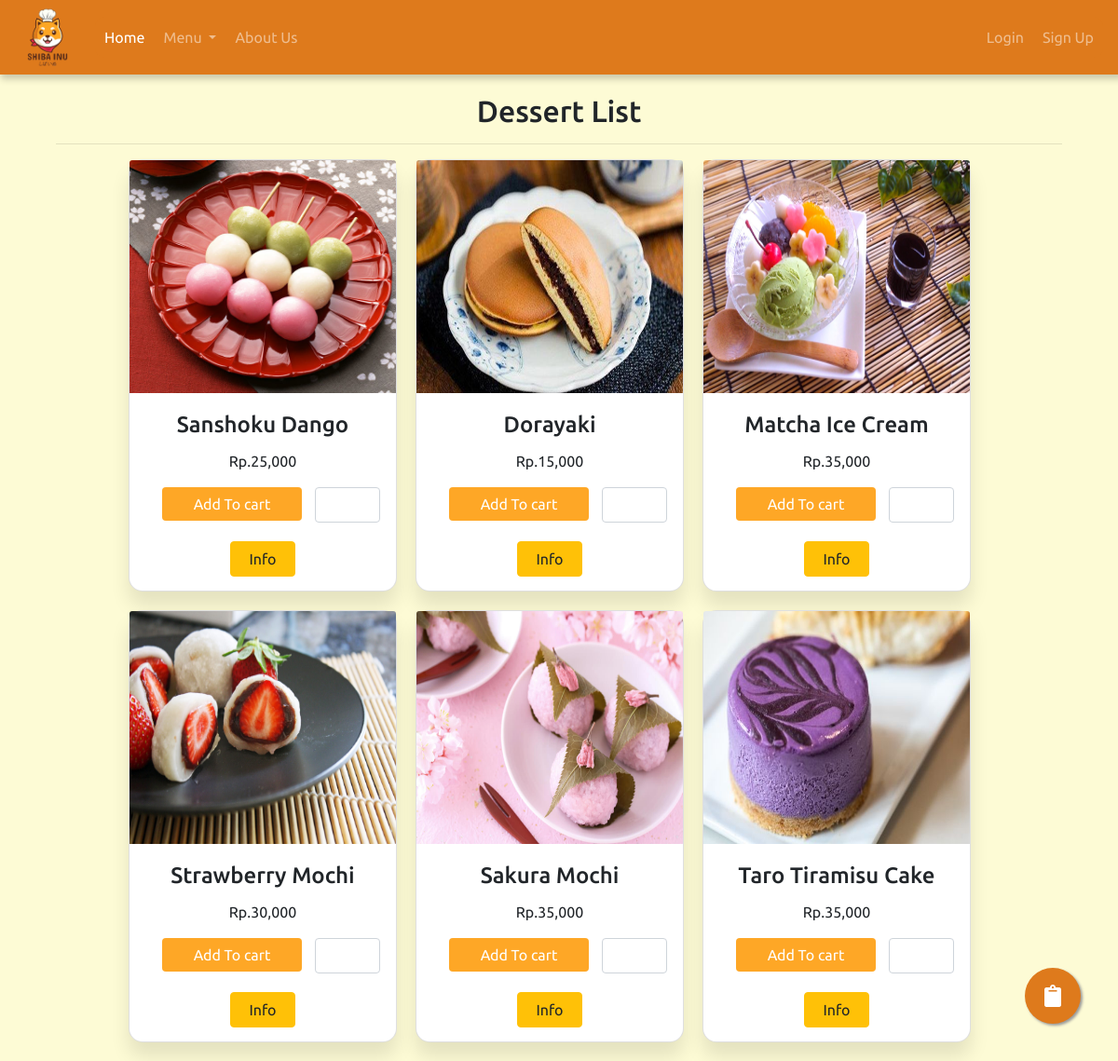
Page /Menu/Dessert.php on the committed database.
### tables this page shows
CREATE TABLE `menu` (
  `id_menu` int(10) NOT NULL,
  `id_kategori` int(11) NOT NULL,
  `nama_menu` varchar(50) NOT NULL,
  `harga_menu` int(11) NOT NULL,
  `deskripsi` varchar(100) NOT NULL,
  `image` varchar(65) NOT NULL
);

### Menu/Dessert.php (the view, shortened to what this page needs)
<?php
require 'function.php';
$result = mysqli_query($koneksi, "SELECT * FROM menu JOIN kategori USING(id_kategori) WHERE nama_kategori ='dessert'");
?>
<!Doctype html>
<html>
    <head>
        <link rel="stylesheet" href="https://stackpath.bootstrapcdn.com/bootstrap/4.3.1/css/bootstrap.min.css">
        <link rel="stylesheet" href="https://use.fontawesome.com/releases/v5.7.0/css/all.css">
        <link href="https://unpkg.com/aos@2.3.1/dist/aos.css" rel="stylesheet">
    </head>
    <body>
        <nav class="navbar navbar-expand-lg nav-color navbar-dark fixed-top">
            <a class="navbar-brand" href="#">
                <img src="../images/pemweb_logo.png" width="70" height="70" alt="">
            </a>
            <div class="collapse navbar-collapse navbar-dark" style="width: 40%; background-color: #de7a1c; border-radius: 10px;" id="navbarSupportedContent">
                <ul class="navbar-nav mr-auto">
                    <li class="nav-item active">
                        <a class="nav-link" style="padding: 10px;" href="../index.php">Home</a>
                    </li>
                    <li class="nav-item dropdown">
                        <a class="nav-link dropdown-toggle" style="padding: 10px;" href="#" id="navbarDropdownMenuLink" data-toggle="dropdown" aria-haspopup="true" aria-expanded="false">
                        Menu
                        </a>
                    </li>
                    <li class="nav-item">
                        <a class="nav-link" style="padding: 10px;" href="../about_us/about_us.php">About Us</a>
                    </li>
                </ul>
                <?php if(!isset($_SESSION['login'])) : ?>
                <ul class="navbar-nav navbar-right">
                    <li class="nav-item">
                        <a class="nav-link" style="padding: 10px;" href="../login/login.php">Login</a>
                    </li>
                    <li class="nav-item">
                        <a class="nav-link" style="padding: 10px;" href="../regis/registrasi.php">Sign Up</a>
                    </li>
                </ul>
                <?php endif; ?>
            </div>
        </nav>
        <section class = "Content" style="margin-top: 100px">
            <div class="container">
                <div class="row">
                    <div class="col-md-12 text-center">
                    <h2>Dessert List</h2>
                    <hr>
                    </div>
                </div>
                <div class="row">
                    <?php while($info = mysqli_fetch_assoc($result) ) : ?>
                            <div class="card" style="width: 18rem; margin-right:20px; margin-bottom:20px;background-color:white;border-radius: 15px;box-shadow: 0px 15px 20px rgba(0,0,0,0.1);">
                                <form method="post" action="order.php">
                                    <a ><img class="card-img-top image view_info" src="../images/<?php echo $info["image"]; ?>" alt="Card image cap"></a>
                                    <div class="card-body text-center">
                                        <h4 class="card-title" name="menu_nama"><?php echo $info["nama_menu"]; ?></h4>
                                        <p class="card-text">Rp.<?=  number_format($info["harga_menu"]); ?></p>
                                        <div class="row">
                                            <div class="col-8">
                                                <input type="submit" name="add_to_cart" class="btn btn-primary" style="background-color:#fea726;width:150px; color:white;border:none;" value="Add To cart"></input>
                                            </div>
                                            <div class="col-4">
                                                <input type="number" min="1" name="quantity"  class="form-control" style="width:70px; boder:#d4d6d9;" required/>
                                            </div>
                                        </div>
                                    </div>
                                </form>
                                <div class="row">
                                    <form action="" method="post">
                                        <input type="submit" class="btn btn-warning" value="Info" name="detailMenu" href="modal.php?id=<?= $info["id_menu"]; ?>" style="width:70px; margin-bottom: 15px">
                                    </form>
                                </div>
                            </div>
                    <?php endwhile;?>
                </div>
            </div>
        </section>
        <?php if(!isset($_SESSION['login'])) : ?>
            <a href="../login/login.php" class="float">
                <i class="fa fa-clipboard my-float"></i>
            </a>
        <?php endif; ?>
    </body>
</html>

### Menu/Dessert.php (style rules this page uses)
body { font-family: 'Ubuntu', sans-serif; background-color:#fdfbd5; }
.nav-color { background-color: #de7a1c; color: red; }
a { color: white; }
.navbar { height: 80px; box-shadow: 3px 3px 7px 2px rgba(0, 0, 0, 0.2); }
.container { width: 100%; }
.row { display: flex; justify-content: center; margin: 0 auto; }
.image { width:100%; height:250px; }
input { width:45px; }
.float { position:fixed; width:60px; height:60px; bottom:40px; right:40px; background-color:#de7a1c; color:#FFF; border-radius:50px; text-align:center; box-shadow: 2px 2px 3px #999; }
.my-float { font-size:24px; margin-top:18px; }

### rows in the picture
menu: image (picture), nama_menu "Sanshoku Dango", harga_menu "25,000"
menu: image (picture), nama_menu "Dorayaki", harga_menu "15,000"
menu: image (picture), nama_menu "Matcha Ice Cream", harga_menu "35,000"
menu: image (picture), nama_menu "Strawberry Mochi", harga_menu "30,000"
menu: image (picture), nama_menu "Sakura Mochi", harga_menu "35,000"
menu: image (picture), nama_menu "Taro Tiramisu Cake", harga_menu "35,000"
